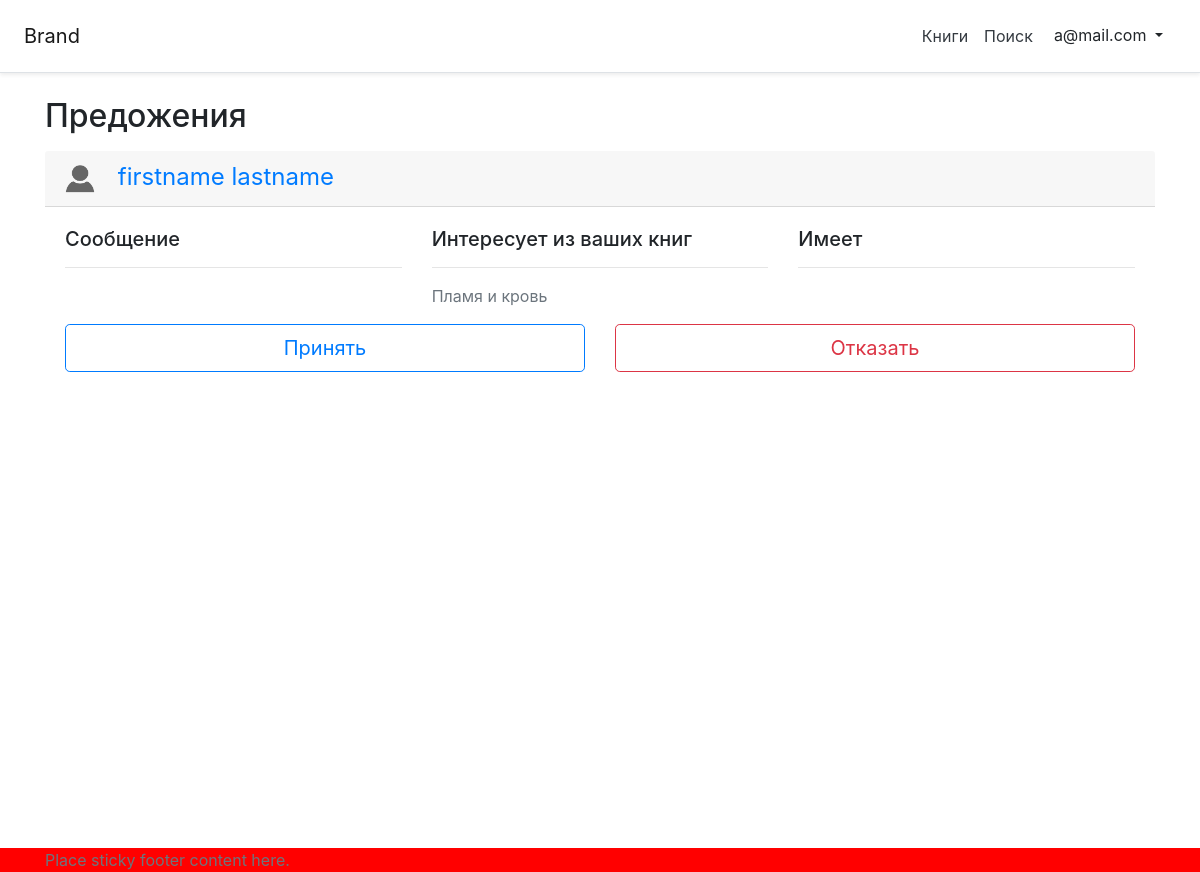
The app's page /sentence/offers_list/ (signed in) with its own data.
### users/models.py (models this page shows)
class CustomUser(AbstractUser):
    city = models.ForeignKey(City, on_delete=models.DO_NOTHING, null=True, verbose_name='Город')
    avatar = models.ImageField(verbose_name='Аватар', upload_to=get_avatar_path, blank=True, null=True)
    phone_number = PhoneNumberField(blank=True, null=True, unique=True, verbose_name='Номер телефона')
    def get_absolute_url(self):
        return reverse('users:user_detail', args=[str(self.pk)])
    def __str__(self):
        return f'{self.first_name} {self.last_name}'

### sentence/models.py (models this page shows, shortened)
class Sentence(models.Model):
    who_offers = models.ForeignKey(get_user_model(), on_delete=models.SET_NULL,
                                    null=True, related_name='my_offers', verbose_name='Предлагатель')
    books_of_interest_1 = models.ManyToManyField(Book, verbose_name='Интересующие книги предлагателя')
    whomever_is_offered = models.ForeignKey(get_user_model(), on_delete=models.SET_NULL,
                                    null=True, related_name='offers', verbose_name='Получатель предложения')
    books_of_interest_2 = models.ManyToManyField(Book, blank=True, related_name='interest',
                                    verbose_name='Интересующие книги получатель предложения',
                                    db_table='BooksOfInterestToTheOfferRecipient')
    message_1 = models.TextField(default='', blank=True, verbose_name='Сообщение предлагателя')
    reason_for_refusal = models.TextField(default='',blank=True, verbose_name='Сообщение с причиной отказа')
    permission = models.BooleanField(default=None, null=True, verbose_name='Согласие')
    created_at = models.DateTimeField(auto_now_add=True, verbose_name='Время создания')
    updated_at = models.DateTimeField(auto_now=True, verbose_name='Время обновления')
    class Meta:
        verbose_name = 'Предложение'
        verbose_name_plural = 'Предложения'
        ordering = ('-created_at', '-updated_at')

### book/models.py (models this page shows, shortened)
class Book(models.Model):
    name = models.ForeignKey(BookName, on_delete=models.CASCADE, related_name='books', verbose_name='Название')
    author = models.ForeignKey(BookAuthor, on_delete=models.CASCADE, related_name='author_books', verbose_name='Автор')
    section = models.ForeignKey(Section, null=True, on_delete=models.SET_NULL, related_name='section_books', verbose_name='Раздел')
    year_of_publishing = models.PositiveSmallIntegerField(blank=True, null=True, verbose_name='Год издания')
    isbn = models.CharField(unique=True, max_length=25, verbose_name='ISBN')
    publisging_house = models.CharField(max_length=50, verbose_name='Издательство', blank=True, null=True)
    page_count = models.PositiveSmallIntegerField(blank=True, null=True, verbose_name='Количество страниц')
    img = models.ImageField(upload_to=book_image_path, verbose_name='Обложка книги', blank=True, null=True)
    slug = models.SlugField(db_index=True)
    holders = models.ManyToManyField(get_user_model(), related_name='my_books', verbose_name='Обладатели книги')
    def get_absolute_url(self):
        return reverse('book:book_detail', args=[self.slug])
    class Meta:
        verbose_name = 'Книга'
        verbose_name_plural = 'Книги'
        ordering = ('name', 'author')

class BookName(models.Model):
    name = models.CharField(max_length=250, verbose_name='Имя книги')
    wishful = models.ManyToManyField(get_user_model(), related_name='desired_books', verbose_name='Желатели книги')
    def __str__(self):
        return self.name
    class Meta:
        verbose_name = 'Имя книги'
        verbose_name_plural = 'Имена книг'
        ordering = ('name',)

### sentence/views.py (the view)
# urls.py: path('offers_list/', OffersListView.as_view(), name='offers_list'),
class OffersListView(LoginRequiredMixin, ListView):
    model = Sentence
    context_object_name = 'offers'
    template_name = 'sentence/offers_list.html'
    def get_queryset(self):
        queryset = self.model.objects.filter(whomever_is_offered=self.request.user)
        queryset = queryset.filter(permission=None)
        return queryset

### sentence/templates/sentence/offers_list.html (shortened to what this page needs)
{% extends '_base.html' %}
{% load thumbnail %}
{% load static %}
{% block content %}
    <div class="container mt-4">
        <h2>Предожения</h2>
        {% for offer in offers %}
            {% with person=offer.who_offers %}
            <div id="div-{{ offer.id }}">
                <div class="card-header mt-3">
                    <h4 class="my-0 font-weight-normal">
                        <a href="{{ person.get_absolute_url }}">
                        {% if person.avatar %}
                                <img class="mr-3 img-circle" src="{% thumbnail person.avatar 'mini' %}">
                            {% else %}
                                <img class="mr-3 img-circle" style="width: 30px; height: 30px;" src="{% static 'img/no-avatar.png' %}">
                            {% endif %}
                        {{ person }}
                        </a>
                    </h4>
                </div>
                <div class="card-body">
                    <div class="row">
                        <div class="col">
                            <h5>Сообщение</h5>
                            <hr>
                        </div>
                        <div class="col">
                            <h5>Интересует из ваших книг</h5>
                            <hr>
                            <ul class="list-unstyled text-small">
                                {% for book in offer.books_of_interest_1.all %}
                                <li><a class="text-muted" href="{{ book.get_absolute_url }}">{{ book.name }}</a></li>
                                {% endfor %}
                            </ul>
                        </div>
                        <div class="col">
                            <h5>Имеет</h5>
                            <hr>
                        </div>
                    </div>
                    <div class="row div-buttons">
                        <div class="col">
                            <button type="button" class="btn btn-lg btn-block btn-outline-primary proposal_confirmation_button" value="{{ offer.id }}">Принять</button>
                        </div>
                        <div class="col">
                            <button type="button" class="btn btn-lg btn-block btn-outline-danger rejection_of_offer_button" value="{{ offer.id }}">Отказать</button>
                        </div>
                    </div>
                </div>
            </div>
            {% endwith %}
          {% endfor %}
    </div>
{% endblock %}

### templates/_base.html (shortened to what this page needs)
{% load bootstrap4 %}
{% load static %}
<!DOCTYPE html>
<html lang="ru">
<head>
    {% bootstrap_css %}
    <link rel="stylesheet" href="{% static 'css/main.css' %}">
</head>
<body>
  <div id="body-content">
    <nav class="navbar navbar-expand-lg navbar-light d-flex flex-column flex-md-row p-3 px-md-4 mb-3 bg-white border-bottom shadow-sm">
      <a class="navbar-brand" href="#">Brand</a>
      <div class="collapse navbar-collapse" id="navbarSupportedContent">
        <ul class="navbar-nav ml-auto">
          <li class="nav-item">
            <a class="nav-link p-2 text-dark" href="{% url 'book:book_list' %}">Книги</a>
          </li>
          <li class="nav-item">
            <a class="nav-link p-2 text-dark" href="{% url 'book:search' %}">Поиск</a>
          </li>
          <li class="nav-item">
            {% if user.is_authenticated %}
            <div class="dropdown open">
                <a class="btn dropdown-toggle" id="dropdownMenuLink" data-toggle="dropdown" aria-haspopup="true" aria-expanded="false">
                  {{ user.email }}
                </a>
            </div>
          {% else %}
            <a class="btn btn-outline-primary" href="{% url 'account_login' %}">Войти</a>
          {% endif %}
          </li>
        </ul>
      </div>
    </nav>
      {% block content %}
      {% endblock %}
    </div>
    <div id="footer" class="mt-5">
      <div class="container">
        <span class="text-muted">Place sticky footer content here.</span>
      </div>
    </div>
</body>
</html>

### static/css/main.css (style rules this page uses)
body { overflow-x:hidden; }
#body-content { min-height: 100vh; }
#footer { background-color: red; }

### records on screen
CustomUser: email "a@mail.com"
Sentence: who_offers "firstname lastname", {{ offer.id }} 8 (drawn)
Book: name "Пламя и кровь"
